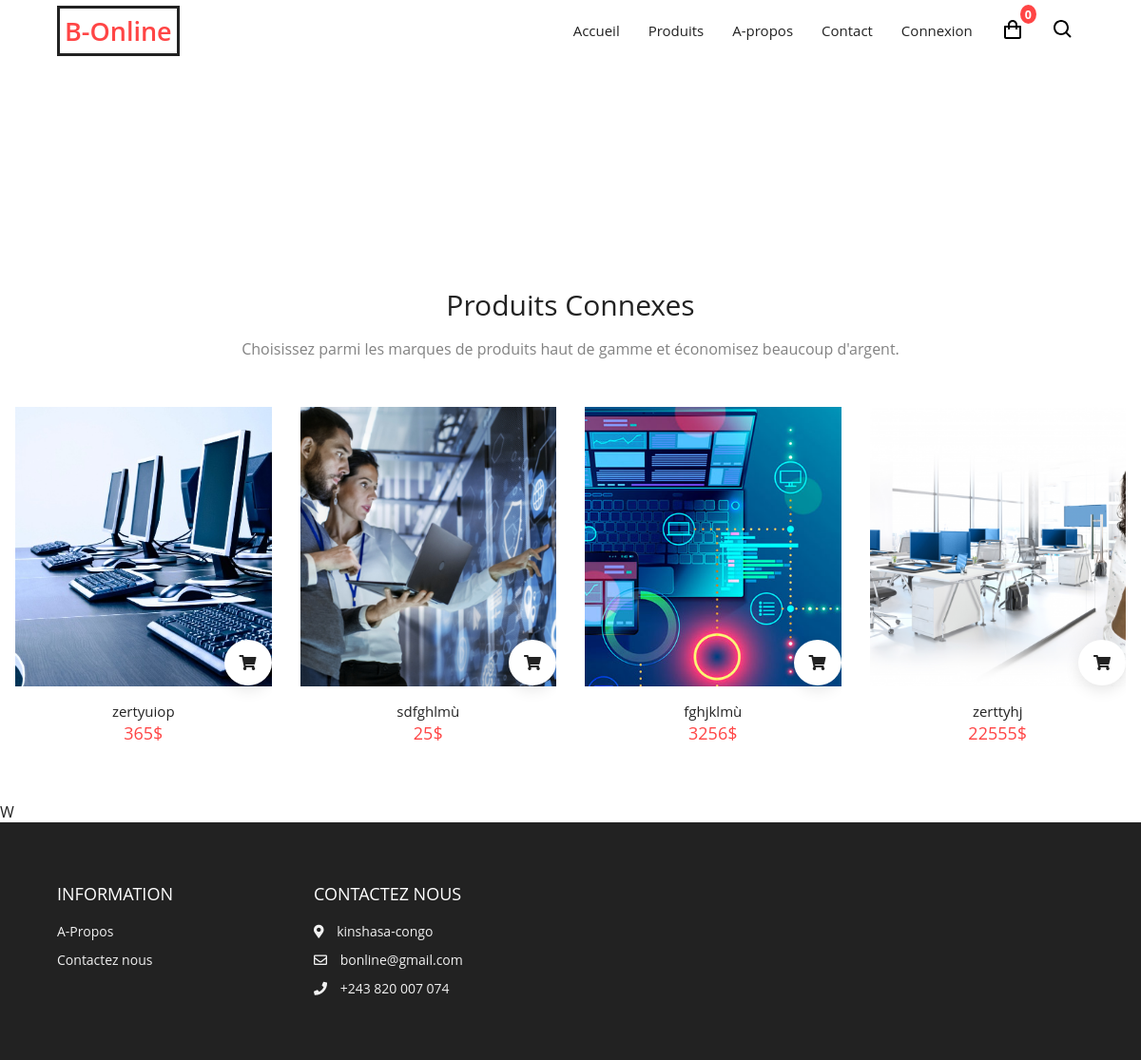
Screenshot of /productdetails.php with the database file from the repository.
### tables this page shows
CREATE TABLE IF NOT EXISTS `tbl_produits` (
  `id_produit` int(11) NOT NULL AUTO_INCREMENT,
  `nom` varchar(255) NOT NULL,
  `description` text NOT NULL,
  `prixunitaire` varchar(255) NOT NULL,
  `catId` int(11) NOT NULL,
  `marqueId` int(11) NOT NULL,
  `photo` text DEFAULT NULL,
  PRIMARY KEY (`id_produit`)
);

### db/ConnexionBD.php (called while the page is built, shortened)
<?php
abstract class  ConnexionBD
{
    private $host="localhost";
    private $dataBase = "db_bonline";
    private $User = "root";
    private $Password = "";
    public function getConnexion()
    {
        try{
            $this->url=("mysql:host=".$this->host.";dbname=".$this->dataBase);
            return new PDO($this->url,$this->User,$this->Password,array(PDO::MYSQL_ATTR_INIT_COMMAND=>'set names utf8',PDO::ATTR_ERRMODE=> PDO::ERRMODE_WARNING));
        }
        catch(PDOException $ex){
            die('<h1> impossible de se connecter à la base de données</h1>' +$ex->getMessage());
        }
    }
}
?>

### db/DataBase.php (called while the page is built, shortened)
<?php
 require_once 'ConnexionBD.php';
class DataBase extends ConnexionBD
{
    public function getallProduit(){
        try {
            $query = $this->getConnexion()->prepare("SELECT p.*,c.nom_cat,m.marque
                                                              FROM tbl_produits as p,
                                                              tbl_categories as c,
                                                              tbl_marques as m
                                                              WHERE  p.catId=c.id
                                                              AND  p.marqueId = m.id_marque
                                                              ORDER BY id_produit DESC ");
            $query->execute();
            return $resultat=$query->fetchAll(PDO::FETCH_OBJ);
        } catch (Exception $e) {
            die('Erreur : ' . $e->getMessage());
        }
    }
}

### productdetails.php (the view, shortened to what this page needs)
<?php require_once  'header.php'?>
    <section class="section product-detail">
  </section>
    <section class="section related-products">
    <div class="title">
      <h2>Produits Connexes</h2>
      <span>Choisissez parmi les marques de produits haut de gamme et économisez beaucoup d'argent.</span>
    </div>
    <div class="product-layout container">
        <?php $row = $dao->getallProduit();
        if ($row){
        foreach ($row as $value){ ?>
        <div class="product">
            <div class="img-container">
                <img src="<?= substr($value->photo,3,50)?>" style="height: 294px;width: 294px" alt="">
                <div class="addCart">
                    <i class="fas fa-shopping-cart"></i>
                </div>
                <ul class="side-icons">
                </ul>
            </div>
            <div class="bottom">
                <a href="productdetails.php?id=<?= $value->id_produit?>"><?= $value->nom?></a>
                <div class="price">
                    <span><?= $value->prixunitaire?>$</span>
                </div>
            </div>
        </div>
        <?php } }?>
    </div>
    </section>
<?php require_once  'footer.php'?>

### css/style.css (style rules this page uses)
:root { --primary: #ff4545; --white: #fff; --black: #222; --grey1: #3a3b3c; --grey2: #828282; }
*, *::before, *::after { margin: 0; padding: 0; box-sizing: inherit; }
html { box-sizing: border-box; font-size: 62.5%; }
body { font-family: "Open Sans", sans-serif; font-size: 1.6rem; background-color: var(--white); color: var(--black); font-weight: 400; }
h1, h2, h3, h4, h5 { font-weight: 600; }
a { text-decoration: none; color: inherit; }
.container { max-width: 114rem; margin: 0 auto; }
@media only screen and (max-width: 1200px) { .container { padding: 0 3rem; } }
.section { padding: 10rem 0 5rem 0; }
.section .title { text-align: center; margin-bottom: 5rem; }
.section .title h2 { font-size: 3rem; font-weight: 400; margin-bottom: 1.5rem; }
.section .title span { color: var(--grey2); }
.section .product-layout { display: grid; grid-template-columns: repeat(auto-fit, minmax(25rem, 1fr)); gap: 3rem; max-width: 130rem; margin: 0 auto; padding: 0 1.6rem; }
.product { overflow: hidden; }
.product .img-container { position: relative; cursor: pointer; }
.product .img-container img { object-fit: cover; height: 100%; width: 100%; }
.product .bottom { padding: 1rem; text-align: center; }
.product .bottom a { margin-bottom: 1rem; font-weight: inherit; font-size: 1.5rem; }
.product .bottom span { color: var(--primary); font-size: 1.8rem; }
.product .addCart { position: absolute; right: 0; bottom: 0.6rem; background-color: var(--white); border-radius: 50%; padding: 1.3rem 1.6rem; box-shadow: 0 0.5rem 1.5rem rgba(0, 0, 0, 0.1); transition: all 300ms ease-in-out; }
.product i { transition: all 300ms ease-in-out; }
.product .side-icons { position: absolute; right: 0; top: 30%; transform: translate(80%, -50%); display: flex; flex-direction: column; padding: 1rem; transition: all 500ms ease-in-out; }
.product-detail { margin-top: 5rem; }

### rows the page displays
tbl_produits: photo (picture), nom "zertyuiop", prixunitaire "365"
tbl_produits: photo (picture), nom "sdfghlmù", prixunitaire "25"
tbl_produits: photo (picture), nom "fghjklmù", prixunitaire "3256"
tbl_produits: photo (picture), nom "zerttyhj", prixunitaire "22555"

### other values shown
$cart "0"
